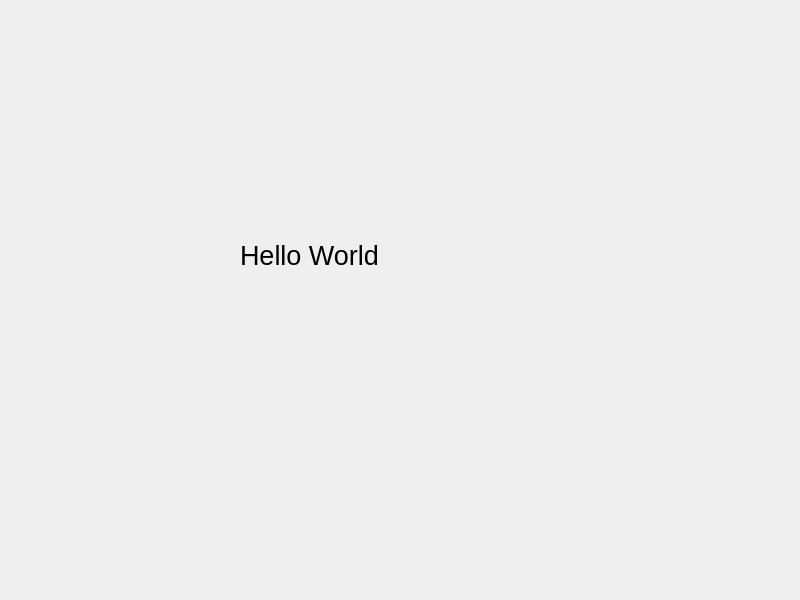
<?xml version="1.0" encoding="UTF-8"?>
<ui version="4.0">
 <class>Widget</class>
 <widget class="QWidget" name="Widget">
  <property name="geometry">
   <rect>
    <x>0</x>
    <y>0</y>
    <width>800</width>
    <height>600</height>
   </rect>
  </property>
  <property name="windowTitle">
   <string>Widget</string>
  </property>
  <widget class="QLabel" name="label">
   <property name="geometry">
    <rect>
     <x>240</x>
     <y>210</y>
     <width>321</width>
     <height>91</height>
    </rect>
   </property>
   <property name="font">
    <font>
     <pointsize>20</pointsize>
    </font>
   </property>
   <property name="text">
    <string>Hello World</string>
   </property>
  </widget>
 </widget>
 <resources/>
 <connections/>
</ui>
